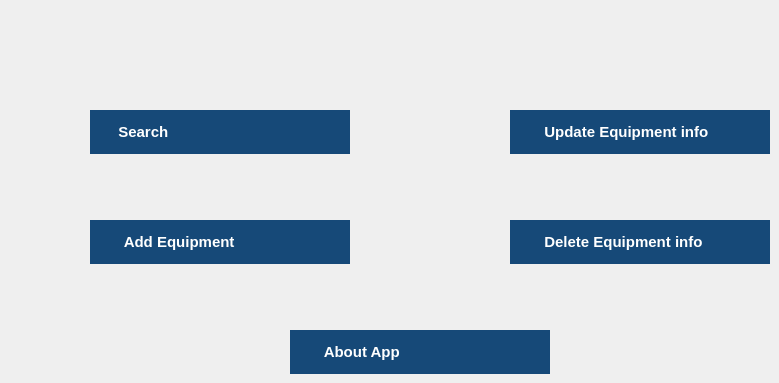
    <widget class="QWidget" name="Home">
     <widget class="QPushButton" name="searchButton">
      <property name="geometry">
       <rect>
        <x>90</x>
        <y>110</y>
        <width>260</width>
        <height>44</height>
       </rect>
      </property>
      <property name="font">
       <font>
        <pointsize>11</pointsize>
        <bold>true</bold>
       </font>
      </property>
      <property name="styleSheet">
       <string notr="true">#searchButton
{
	text-align:left;
	padding-left:20px;
	border:none;
	color:white;	
	background:#333333;
	background-color: #164978;
    font-weight: bold;

}
#searchButton:hover
{
	text-align:left;
	padding-left:26px;	
	border:none;	
	color:white;	
	background:#333333;
    font-weight: bold;
}</string>
      </property>
      <property name="text">
       <string>  Search</string>
      </property>
      <property name="iconSize">
       <size>
        <width>32</width>
        <height>32</height>
       </size>
      </property>
     </widget>
     <widget class="QPushButton" name="updateEquipButton">
      <property name="geometry">
       <rect>
        <x>510</x>
        <y>110</y>
        <width>260</width>
        <height>44</height>
       </rect>
      </property>
      <property name="font">
       <font>
        <pointsize>11</pointsize>
        <bold>true</bold>
       </font>
      </property>
      <property name="styleSheet">
       <string notr="true">#updateEquipButton
{
	text-align:left;
	padding-left:26px;
	border:none;	
	color:white;	
	background:#1F1F1F;
    font-weight: bold;
	background-color: #164978;
}
#updateEquipButton:hover
{
	text-align:left;
	padding-left:26px;	
	border:none;	
	color:white;	
	background:#333333;
    font-weight: bold;
}</string>
      </property>
      <property name="text">
       <string>  Update Equipment info</string>
      </property>
      <property name="iconSize">
       <size>
        <width>32</width>
        <height>32</height>
       </size>
      </property>
     </widget>
     <widget class="QPushButton" name="addEquipButton">
      <property name="geometry">
       <rect>
        <x>90</x>
        <y>220</y>
        <width>260</width>
        <height>44</height>
       </rect>
      </property>
      <property name="font">
       <font>
        <pointsize>11</pointsize>
        <bold>true</bold>
       </font>
      </property>
      <property name="styleSheet">
       <string notr="true">#addEquipButton
{
	text-align:left;
	padding-left:26px;
	border:none;	
	color:white;	
	background:#1F1F1F;
    font-weight: bold;
	background-color:  #164978;
}
#addEquipButton:hover
{
	text-align:left;
	padding-left:26px;
	border:none;	
	color:white;	
	background:#333;
}</string>
      </property>
      <property name="text">
       <string>  Add Equipment</string>
      </property>
      <property name="iconSize">
       <size>
        <width>32</width>
        <height>32</height>
       </size>
      </property>
     </widget>
     <widget class="QPushButton" name="deleteEquipButton">
      <property name="geometry">
       <rect>
        <x>510</x>
        <y>220</y>
        <width>260</width>
        <height>44</height>
       </rect>
      </property>
      <property name="font">
       <font>
        <pointsize>11</pointsize>
        <bold>true</bold>
       </font>
      </property>
      <property name="styleSheet">
       <string notr="true">#deleteEquipButton
{
	text-align:left;
	padding-left:26px;
	border:none;	
	color:white;	
	background:#1F1F1F;
    font-weight: bold;
	background-color:  #164978;
}
#deleteEquipButton:hover
{
	text-align:left;
	padding-left:26px;
	border:none;	
	color:white;	
	background:#333;
    font-weight: bold;
}</string>
      </property>
      <property name="text">
       <string>  Delete Equipment info</string>
      </property>
      <property name="iconSize">
       <size>
        <width>32</width>
        <height>32</height>
       </size>
      </property>
     </widget>
     <widget class="QPushButton" name="aboutButton">
      <property name="geometry">
       <rect>
        <x>290</x>
        <y>330</y>
        <width>260</width>
        <height>44</height>
       </rect>
      </property>
      <property name="font">
       <font>
        <pointsize>11</pointsize>
        <bold>true</bold>
       </font>
      </property>
      <property name="styleSheet">
       <string notr="true">#aboutButton
{
	text-align:left;
	padding-left:26px;
	border:none;	
	color:white;	
	background:#164978;
    font-weight: bold;
}
#aboutButton:hover
{
	text-align:left;
	padding-left:26px;	
	border:none;	
	color:white;	
	background:#333333;
}</string>
      </property>
      <property name="text">
       <string>  About App</string>
      </property>
      <property name="icon">
       <iconset>
        <normaloff>:/Images/icons8_Money_50px_1.png</normaloff>:/Images/icons8_Money_50px_1.png</iconset>
      </property>
      <property name="iconSize">
       <size>
        <width>32</width>
        <height>32</height>
       </size>
      </property>
     </widget>
    </widget>
